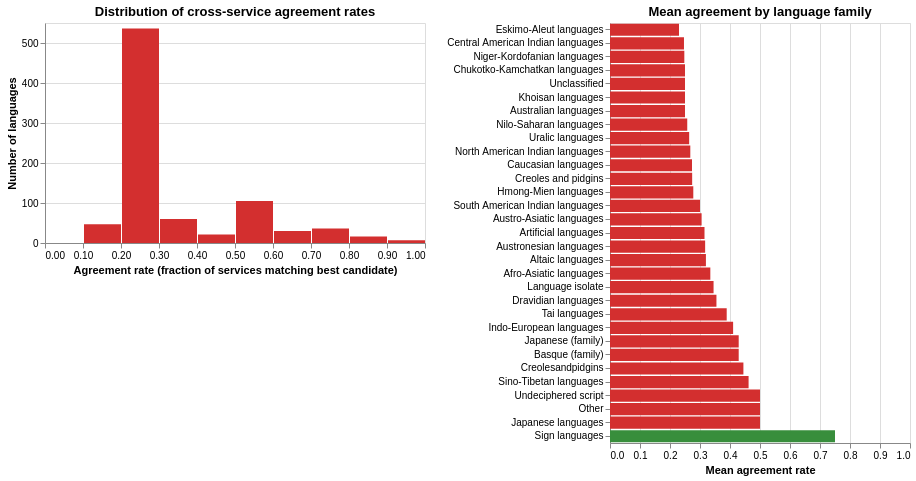

Notebook cell for this chart:
### Markdown cell above
## 1.9 Exact-Match Agreement Preview

For languages where 2+ services produced a translation, how often do they agree exactly? High agreement here means the pipeline is converging on clear answers for most languages.

### Code cell
term = TARGET_TERMS[0]
baseline = all_dfs[term][all_dfs[term]["prompt_variant"] == "minimal"].copy()
baseline["language_family"] = baseline["language_code"].apply(get_language_family)

all_svc_cols = {s: c for s, c in HEATMAP_SERVICES.items() if c in baseline.columns}

agreement_rows = []
for _, row in baseline.iterrows():
    vals = [row[c] for c in all_svc_cols.values() if pd.notna(row.get(c))]
    if len(vals) < 2: continue
    mode_val = max(set(vals), key=vals.count)
    n_agree = vals.count(mode_val)
    agreement_rows.append({
        "language_code": row["language_code"],
        "language_name": row.get("language_name", row["language_code"]),
        "language_family": row["language_family"],
        "n_services": len(vals),
        "n_agree": n_agree,
        "agreement_rate": round(n_agree / len(vals), 3),
        "best_candidate": mode_val,
    })
agree_df = pd.DataFrame(agreement_rows)

print(f"Languages with 2+ services: {len(agree_df)}")
print(f"Full agreement (all services match): {(agree_df['agreement_rate'] == 1.0).sum()}")
print(f"Majority agreement (≥60%): {(agree_df['agreement_rate'] >= 0.6).sum()}")
print(f"Low agreement (<60%): {(agree_df['agreement_rate'] < 0.6).sum()}")

# Distribution of agreement rates
hist = alt.Chart(agree_df).mark_bar().encode(
    x=alt.X("agreement_rate:Q", bin=alt.Bin(extent=[0,1], step=0.1), title="Agreement rate (fraction of services matching best candidate)"),
    y=alt.Y("count():Q", title="Number of languages"),
    color=alt.condition(
        alt.datum.agreement_rate >= 0.6, alt.value("#388e3c"), alt.value("#d32f2f")),
    tooltip=[alt.Tooltip("agreement_rate:Q",bin=alt.Bin(extent=[0,1],step=0.1)), "count():Q"],
).properties(width=380, height=220, title="Distribution of cross-service agreement rates")

# Mean agreement by language family
fam_agree = agree_df.groupby("language_family")["agreement_rate"].mean().reset_index().sort_values("agreement_rate")
fam_bar = alt.Chart(fam_agree).mark_bar().encode(
    y=alt.Y("language_family:N", sort=alt.EncodingSortField("agreement_rate", order="ascending"), title=None),
    x=alt.X("agreement_rate:Q", scale=alt.Scale(domain=[0,1]), title="Mean agreement rate"),
    color=alt.condition(
        alt.datum.agreement_rate >= 0.6, alt.value("#388e3c"), alt.value("#d32f2f")),
    tooltip=["language_family:N", alt.Tooltip("agreement_rate:Q", format=".2f")],
).properties(width=300, height=420, title="Mean agreement by language family")

hist | fam_bar

### Figure 1 — Vega specification as saved in the notebook (floating-point values rounded to 4 significant figures)
{"$schema": "https://vega.github.io/schema/vega/v6.json", "data": [{"name": "source_1"}, {"name": "source_0", "values": [{"__count": 536, "bin_extent_0_1_step_0_1_agreement_rate": 0.2, "bin_extent_0_1_step_0_1_agreement_rate_end": 0.3}, {"__count": 47, "bin_extent_0_1_step_0_1_agreement_rate": 0.1, "bin_extent_0_1_step_0_1_agreement_rate_end": 0.2}, {"__count": 60, "bin_extent_0_1_step_0_1_agreement_rate": 0.3, "bin_extent_0_1_step_0_1_agreement_rate_end": 0.4}, {"__count": 30, "bin_extent_0_1_step_0_1_agreement_rate": 0.6, "bin_extent_0_1_step_0_1_agreement_rate_end": 0.7}, {"__count": 105, "bin_extent_0_1_step_0_1_agreement_rate": 0.5, "bin_extent_0_1_step_0_1_agreement_rate_end": 0.6}, {"__count": 36, "bin_extent_0_1_step_0_1_agreement_rate": 0.7, "bin_extent_0_1_step_0_1_agreement_rate_end": 0.8}, {"__count": 16, "bin_extent_0_1_step_0_1_agreement_rate": 0.8, "bin_extent_0_1_step_0_1_agreement_rate_end": 0.9}, {"__count": 21, "bin_extent_0_1_step_0_1_agreement_rate": 0.4, "bin_extent_0_1_step_0_1_agreement_rate_end": 0.5}, {"__count": 7, "bin_extent_0_1_step_0_1_agreement_rate": 0.9, "bin_extent_0_1_step_0_1_agreement_rate_end": 1.0}]}, {"name": "data_0", "values": [{"agreement_rate": 0.23, "agreement_rate_end": 0.23, "agreement_rate_start": 0.0, "language_family": "Eskimo-Aleut languages"}, {"agreement_rate": 0.2466, "agreement_rate_end": 0.2466, "agreement_rate_start": 0.0, "language_family": "Central American Indian languages"}, {"agreement_rate": 0.2478, "agreement_rate_end": 0.2478, "agreement_rate_start": 0.0, "language_family": "Niger-Kordofanian languages"}, {"agreement_rate": 0.25, "agreement_rate_end": 0.25, "agreement_rate_start": 0.0, "language_family": "Chukotko-Kamchatkan languages"}, {"agreement_rate": 0.25, "agreement_rate_end": 0.25, "agreement_rate_start": 0.0, "language_family": "Unclassified"}, {"agreement_rate": 0.25, "agreement_rate_end": 0.25, "agreement_rate_start": 0.0, "language_family": "Khoisan languages"}, {"agreement_rate": 0.25, "agreement_rate_end": 0.25, "agreement_rate_start": 0.0, "language_family": "Australian languages"}, {"agreement_rate": 0.2575, "agreement_rate_end": 0.2575, "agreement_rate_start": 0.0, "language_family": "Nilo-Saharan languages"}, {"agreement_rate": 0.2639, "agreement_rate_end": 0.2639, "agreement_rate_start": 0.0, "language_family": "Uralic languages"}, {"agreement_rate": 0.2677, "agreement_rate_end": 0.2677, "agreement_rate_start": 0.0, "language_family": "North American Indian languages"}, {"agreement_rate": 0.2733, "agreement_rate_end": 0.2733, "agreement_rate_start": 0.0, "language_family": "Caucasian languages"}, {"agreement_rate": 0.2739, "agreement_rate_end": 0.2739, "agreement_rate_start": 0.0, "language_family": "Creoles and pidgins"}, {"agreement_rate": 0.2777, "agreement_rate_end": 0.2777, "agreement_rate_start": 0.0, "language_family": "Hmong-Mien languages"}, {"agreement_rate": 0.3, "agreement_rate_end": 0.3, "agreement_rate_start": 0.0, "language_family": "South American Indian languages"}, {"agreement_rate": 0.3054, "agreement_rate_end": 0.3054, "agreement_rate_start": 0.0, "language_family": "Austro-Asiatic languages"}, {"agreement_rate": 0.315, "agreement_rate_end": 0.315, "agreement_rate_start": 0.0, "language_family": "Artificial languages"}, {"agreement_rate": 0.3171, "agreement_rate_end": 0.3171, "agreement_rate_start": 0.0, "language_family": "Austronesian languages"}, {"agreement_rate": 0.3197, "agreement_rate_end": 0.3197, "agreement_rate_start": 0.0, "language_family": "Altaic languages"}, {"agreement_rate": 0.3344, "agreement_rate_end": 0.3344, "agreement_rate_start": 0.0, "language_family": "Afro-Asiatic languages"}, {"agreement_rate": 0.3452, "agreement_rate_end": 0.3452, "agreement_rate_start": 0.0, "language_family": "Language isolate"}, {"agreement_rate": 0.3548, "agreement_rate_end": 0.3548, "agreement_rate_start": 0.0, "language_family": "Dravidian languages"}, {"agreement_rate": 0.389, "agreement_rate_end": 0.389, "agreement_rate_start": 0.0, "language_family": "Tai languages"}, {"agreement_rate": 0.4104, "agreement_rate_end": 0.4104, "agreement_rate_start": 0.0, "language_family": "Indo-European languages"}, {"agreement_rate": 0.429, "agreement_rate_end": 0.429, "agreement_rate_start": 0.0, "language_family": "Japanese (family)"}, {"agreement_rate": 0.429, "agreement_rate_end": 0.429, "agreement_rate_start": 0.0, "language_family": "Basque (family)"}, {"agreement_rate": 0.4447, "agreement_rate_end": 0.4447, "agreement_rate_start": 0.0, "language_family": "Creolesandpidgins"}, {"agreement_rate": 0.462, "agreement_rate_end": 0.462, "agreement_rate_start": 0.0, "language_family": "Sino-Tibetan languages"}, {"agreement_rate": 0.5, "agreement_rate_end": 0.5, "agreement_rate_start": 0.0, "language_family": "Undeciphered script"}, {"agreement_rate": 0.5, "agreement_rate_end": 0.5, "agreement_rate_start": 0.0, "language_family": "Other"}, {"agreement_rate": 0.5, "agreement_rate_end": 0.5, "agreement_rate_start": 0.0, "language_family": "Japanese languages"}, {"agreement_rate": 0.75, "agreement_rate_end": 0.75, "agreement_rate_start": 0.0, "language_family": "Sign languages"}]}, {"name": "source_0_concat_0_y_domain___count", "values": [{"min": 7, "max": 536}]}, {"name": "source_1_concat_1_y_domain_language_family", "values": [{"language_family": "Eskimo-Aleut languages", "sort_field": 0.23}, {"language_family": "Central American Indian languages", "sort_field": 0.2466}, {"language_family": "Niger-Kordofanian languages", "sort_field": 0.2478}, {"language_family": "Chukotko-Kamchatkan languages", "sort_field": 0.25}, {"language_family": "Unclassified", "sort_field": 0.25}, {"language_family": "Khoisan languages", "sort_field": 0.25}, {"language_family": "Australian languages", "sort_field": 0.25}, {"language_family": "Nilo-Saharan languages", "sort_field": 0.2575}, {"language_family": "Uralic languages", "sort_field": 0.2639}, {"language_family": "North American Indian languages", "sort_field": 0.2677}, {"language_family": "Caucasian languages", "sort_field": 0.2733}, {"language_family": "Creoles and pidgins", "sort_field": 0.2739}, {"language_family": "Hmong-Mien languages", "sort_field": 0.2777}, {"language_family": "South American Indian languages", "sort_field": 0.3}, {"language_family": "Austro-Asiatic languages", "sort_field": 0.3054}, {"language_family": "Artificial languages", "sort_field": 0.315}, {"language_family": "Austronesian languages", "sort_field": 0.3171}, {"language_family": "Altaic languages", "sort_field": 0.3197}, {"language_family": "Afro-Asiatic languages", "sort_field": 0.3344}, {"language_family": "Language isolate", "sort_field": 0.3452}, {"language_family": "Dravidian languages", "sort_field": 0.3548}, {"language_family": "Tai languages", "sort_field": 0.389}, {"language_family": "Indo-European languages", "sort_field": 0.4104}, {"language_family": "Japanese (family)", "sort_field": 0.429}, {"language_family": "Basque (family)", "sort_field": 0.429}, {"language_family": "Creolesandpidgins", "sort_field": 0.4447}, {"language_family": "Sino-Tibetan languages", "sort_field": 0.462}, {"language_family": "Undeciphered script", "sort_field": 0.5}, {"language_family": "Other", "sort_field": 0.5}, {"language_family": "Japanese languages", "sort_field": 0.5}, {"language_family": "Sign languages", "sort_field": 0.75}]}], "signals": [{"name": "concat_0_bin_extent_0_1_step_0_1_agreement_rate_bins", "value": {"fields": ["agreement_rate"], "fname": "bin_agreement_rate", "start": 0.0, "step": 0.1, "stop": 1.0}}, {"name": "concat_0_width", "value": 380}, {"name": "concat_0_height", "value": 220}, {"name": "concat_1_width", "value": 300}, {"name": "concat_1_height", "value": 420}], "marks": [{"type": "group", "name": "concat_0_group", "encode": {"update": {"width": {"signal": "concat_0_width"}, "height": {"signal": "concat_0_height"}}}, "marks": [{"type": "rect", "name": "concat_0_marks", "from": {"data": "source_0"}, "encode": {"update": {"fill": [{"value": "#388e3c", "test": "(datum.agreement_rate >= 0.6)"}, {"value": "#d32f2f"}], "x2": {"field": "bin_extent_0_1_step_0_1_agreement_rate", "scale": "concat_0_x", "offset": {"signal": "0.5 + (abs(scale(\"concat_0_x\", datum[\"bin_extent_0_1_step_0_1_agreement_rate_end\"]) - scale(\"concat_0_x\", datum[\"bin_extent_0_1_step_0_1_agreement_rate\"])) < 0.25 ? -0.5 * (0.25 - (abs(scale(\"concat_0_x\", datum[\"bin_extent_0_1_step_0_1_agreement_rate_end\"]) - scale(\"concat_0_x\", datum[\"bin_extent_0_1_step_0_1_agreement_rate\"])))) : 0.5)"}}, "tooltip": {"signal": "{\"agreement_rate (binned)\": !isValid(datum[\"bin_extent_0_1_step_0_1_agreement_rate\"]) || !isFinite(+datum[\"bin_extent_0_1_step_0_1_agreement_rate\"]) ? \"null\" : format(datum[\"bin_extent_0_1_step_0_1_agreement_rate\"], \"\") + \" – \" + format(datum[\"bin_extent_0_1_step_0_1_agreement_rate_end\"], \"\"), \"Count of Records\": format(datum[\"__count\"], \"\")}"}, "x": {"field": "bin_extent_0_1_step_0_1_agreement_rate_end", "scale": "concat_0_x", "offset": {"signal": "0.5 + (abs(scale(\"concat_0_x\", datum[\"bin_extent_0_1_step_0_1_agreement_rate_end\"]) - scale(\"concat_0_x\", datum[\"bin_extent_0_1_step_0_1_agreement_rate\"])) < 0.25 ? 0.5 * (0.25 - (abs(scale(\"concat_0_x\", datum[\"bin_extent_0_1_step_0_1_agreement_rate_end\"]) - scale(\"concat_0_x\", datum[\"bin_extent_0_1_step_0_1_agreement_rate\"])))) : -0.5)"}}, "y": {"field": "__count", "scale": "concat_0_y"}, "y2": {"value": 0, "scale": "concat_0_y"}}}, "style": ["bar"]}], "axes": [{"scale": "concat_0_y", "orient": "left", "domain": false, "aria": false, "maxExtent": 0, "zindex": 0, "tickCount": {"signal": "ceil(concat_0_height/40)"}, "minExtent": 0, "labels": false, "gridScale": "concat_0_x", "grid": true, "ticks": false}, {"scale": "concat_0_x", "zindex": 0, "labelOverlap": true, "title": "Agreement rate (fraction of services matching best candidate)", "grid": false, "tickCount": {"signal": "ceil(concat_0_width/10)"}, "orient": "bottom", "labelFlush": true}, {"scale": "concat_0_y", "title": "Number of languages", "orient": "left", "tickCount": {"signal": "ceil(concat_0_height/40)"}, "grid": false, "labelOverlap": true, "zindex": 0}], "title": {"text": "Distribution of cross-service agreement rates", "frame": "group"}, "style": "cell"}, {"type": "group", "name": "concat_1_group", "encode": {"update": {"height": {"signal": "concat_1_height"}, "width": {"signal": "concat_1_width"}}}, "marks": [{"type": "rect", "name": "concat_1_marks", "from": {"data": "data_0"}, "encode": {"update": {"fill": [{"value": "#388e3c", "test": "(datum.agreement_rate >= 0.6)"}, {"value": "#d32f2f"}], "tooltip": {"signal": "{\"language_family\": isValid(datum[\"language_family\"]) ? datum[\"language_family\"] : \"\"+datum[\"language_family\"], \"agreement_rate\": format(datum[\"agreement_rate\"], \".2f\")}"}, "y": {"field": "language_family", "scale": "concat_1_y"}, "x": {"field": "agreement_rate_end", "scale": "concat_1_x"}, "x2": {"field": "agreement_rate_start", "scale": "concat_1_x"}, "height": {"signal": "max(0.25, bandwidth('concat_1_y'))"}}}, "style": ["bar"]}], "axes": [{"scale": "concat_1_x", "tickCount": {"signal": "ceil(concat_1_width/40)"}, "labels": false, "maxExtent": 0, "orient": "bottom", "aria": false, "grid": true, "ticks": false, "minExtent": 0, "domain": false, "zindex": 0, "gridScale": "concat_1_y"}, {"scale": "concat_1_x", "zindex": 0, "labelFlush": true, "tickCount": {"signal": "ceil(concat_1_width/40)"}, "title": "Mean agreement rate", "orient": "bottom", "labelOverlap": true, "grid": false}, {"scale": "concat_1_y", "orient": "left", "grid": false, "zindex": 0}], "title": {"text": "Mean agreement by language family", "frame": "group"}, "style": "cell"}], "scales": [{"name": "concat_0_x", "type": "linear", "domain": {"signal": "[concat_0_bin_extent_0_1_step_0_1_agreement_rate_bins.start, concat_0_bin_extent_0_1_step_0_1_agreement_rate_bins.stop]"}, "range": [0, {"signal": "concat_0_width"}], "bins": {"signal": "concat_0_bin_extent_0_1_step_0_1_agreement_rate_bins"}, "zero": false}, {"name": "concat_0_y", "type": "linear", "domain": [{"signal": "(data(\"source_0_concat_0_y_domain___count\")[0] || {}).min"}, {"signal": "(data(\"source_0_concat_0_y_domain___count\")[0] || {}).max"}], "range": [{"signal": "concat_0_height"}, 0], "zero": true, "nice": true}, {"name": "concat_1_x", "type": "linear", "domain": [0, 1], "range": [0, {"signal": "concat_1_width"}], "zero": true}, {"name": "concat_1_y", "type": "band", "domain": {"data": "source_1_concat_1_y_domain_language_family", "field": "language_family", "sort": {"op": "max", "field": "sort_field"}}, "range": [0, {"signal": "concat_1_height"}], "paddingInner": 0.1, "paddingOuter": 0.05}], "background": "white", "padding": 5, "layout": {"padding": 20, "bounds": "full", "align": "each"}}
